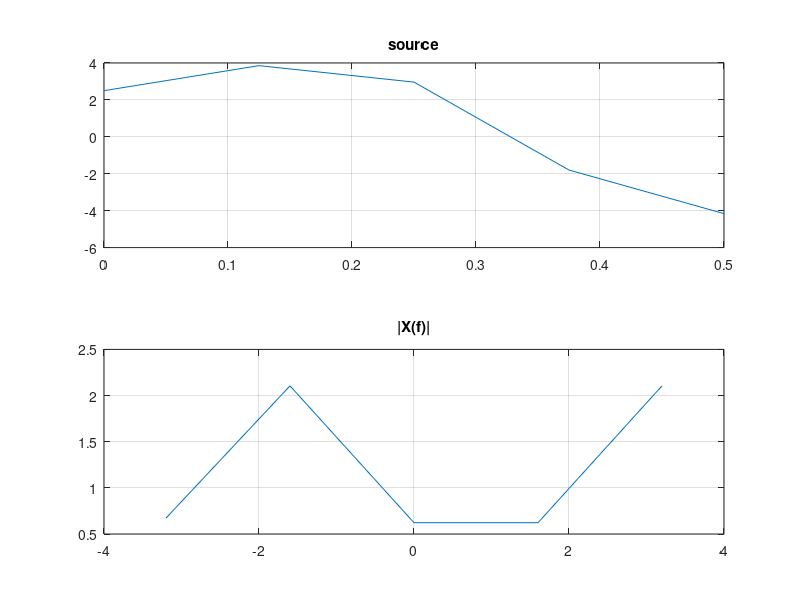

Write MATLAB code to recreate this figure.
%% Sliding DFT

%% Preparation
clc;clear all;close all;

%% Load data
N = input('Pleases enter number of discrete points:');
N_window = input('Pleases enter length of sliding window:');
W = exp(sqrt(-1)*2*pi/N_window);
ts = 1/8;
t = 0:ts:(N-1)*ts;
t1 = 1:1:N;
% Please choose the signal for analysis
x = 5*sin(1*pi*t.*sin((1:1:N))+pi/6);

%% Calculation based on Sliding DFT
y_sliding(1:N_window) = fft(x(1:N_window),N_window);
for n = N_window:N-N_window
    for k = 1:N_window
        y_sliding(k) = (y_sliding(k)+x(n+N_window)-x(n))*W^(k);
    end
end

%% Figure it and high five!
% an = angle(y)/pi*180;
f = -8*round((N_window-1)/2)/N_window:8/N_window:8*fix((N_window-1)/2)/N_window;
figure(1);
subplot(211);
plot(t,x);
title('source');
grid on;

subplot(212);
plot(f,abs(y_sliding)/N_window);
title('|X(f)|');
grid on;
zoom on;

